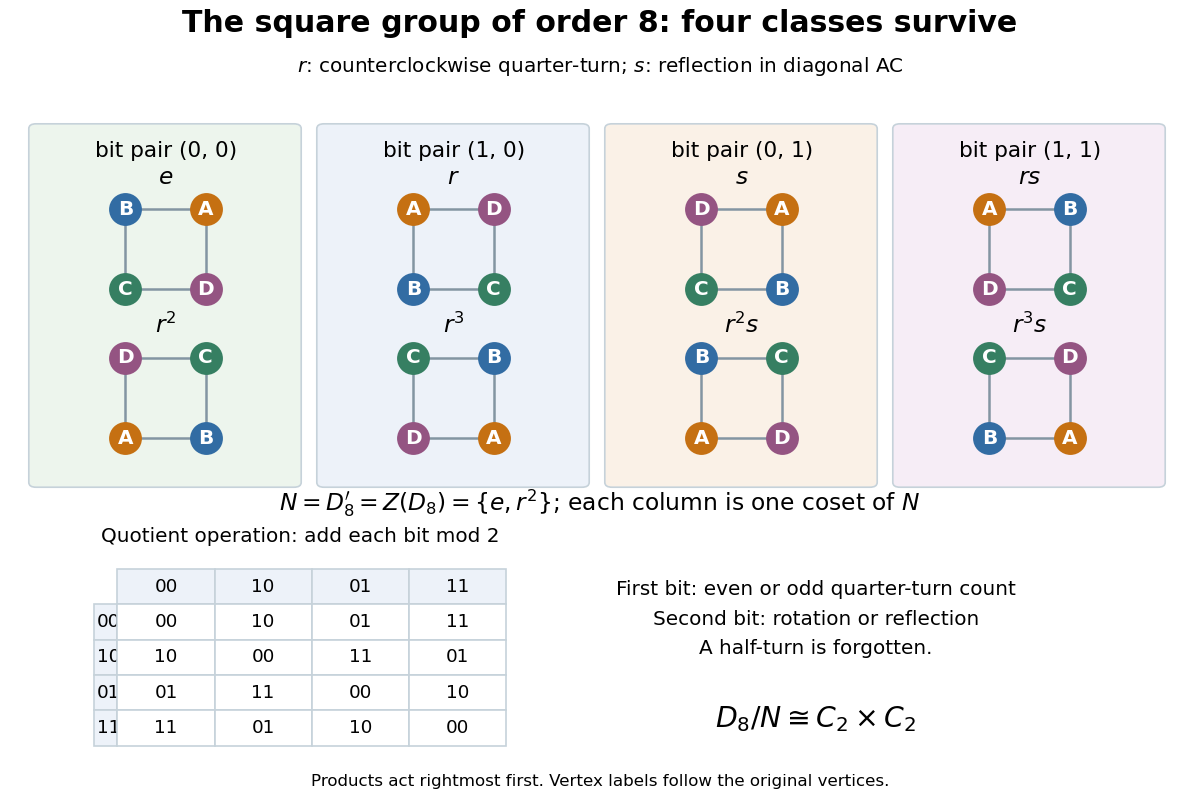

Generate this figure with Python:
"""Illustrate and exhaustively check the square group of order 8 (D8).

Tested with Python 3.14.4. Products act rightmost first and
[x,y] = x^-1 y^-1 x y. Write the PNG to cwd for the Makefile.
"""

from pathlib import Path

import matplotlib.pyplot as plt
import numpy as np
from matplotlib.patches import FancyBboxPatch


def compose(p, q):
    return tuple(p[q[i]] for i in range(4))


def inverse(p):
    return tuple(p.index(i) for i in range(4))


def power(p, n):
    result = tuple(range(4))
    for _ in range(n):
        result = compose(result, p)
    return result


def verify():
    e, r, s = tuple(range(4)), (1, 2, 3, 0), (0, 3, 2, 1)
    elements = {(i, j): compose(power(r, i), power(s, j))
                for i in range(4) for j in range(2)}
    coordinates = {p: ij for ij, p in elements.items()}
    group = set(coordinates)
    assert len(group) == 8
    assert power(r, 4) == power(s, 2) == e
    assert compose(compose(s, r), s) == inverse(r)
    comm = lambda p, q: compose(compose(compose(inverse(p), inverse(q)), p), q)
    normal = {e, power(r, 2)}
    assert comm(r, s) == power(r, 2)
    assert {comm(p, q) for p in group for q in group} == normal
    assert {p for p in group if all(compose(p, q) == compose(q, p)
                                  for q in group)} == normal
    bits = lambda p: (coordinates[p][0] % 2, coordinates[p][1])
    assert {bits(p) for p in group} == {(0, 0), (1, 0), (0, 1), (1, 1)}
    assert {p for p in group if bits(p) == (0, 0)} == normal
    cosets = {frozenset(compose(p, n) for n in normal) for p in group}
    assert len(cosets) == 4 and all(len(c) == 2 for c in cosets)
    for p in group:
        assert compose(p, inverse(p)) == e == compose(inverse(p), p)
        assert {compose(p, n) for n in normal} == {q for q in group if bits(q) == bits(p)}
        for q in group:
            i, j = coordinates[p]
            k, ell = coordinates[q]
            assert compose(p, q) == elements[((i + (-1) ** j * k) % 4, (j + ell) % 2)]
            assert bits(compose(p, q)) == tuple((a + b) % 2 for a, b in zip(bits(p), bits(q)))
            for t in group:
                assert compose(compose(p, q), t) == compose(p, compose(q, t))
    classes = {frozenset(compose(compose(q, p), inverse(q)) for q in group)
               for p in group}
    assert classes == {frozenset({e}), frozenset({power(r, 2)}),
                       frozenset({r, power(r, 3)}),
                       frozenset({s, elements[(2, 1)]}),
                       frozenset({elements[(1, 1)], elements[(3, 1)]})}
    print('D8 (order 8): checked all 64 products and commutators, 512 associative triples; '
          'derived=center={e,r²}, four cosets, quotient=C2×C2, conjugacy sizes=1,1,2,2,2.')
    return elements


def square(ax, p, title):
    positions = np.array([[1, 1], [-1, 1], [-1, -1], [1, -1]])
    closed = np.vstack([positions, positions[0]])
    ax.plot(closed[:, 0], closed[:, 1], color='#8395a2', lw=1.5)
    colors = ['#c57012', '#326ca3', '#367f62', '#945482']
    for original, destination in enumerate(p):
        point = positions[destination]
        ax.scatter(*point, s=350, color=colors[original], zorder=3)
        ax.text(*point, 'ABCD'[original], ha='center', va='center',
                fontsize=12, weight='bold', color='white', zorder=4)
    ax.set(xlim=(-1.5, 1.5), ylim=(-1.5, 1.5), aspect='equal')
    ax.set_title(title, fontsize=14, pad=0)
    ax.axis('off')


def main():
    elements = verify()
    fig = plt.figure(figsize=(10, 6.7), dpi=120, facecolor='white')
    fig.text(.5, .96, 'The square group of order 8: four classes survive',
             ha='center', fontsize=18, weight='bold')
    fig.text(.5, .91, r'$r$: counterclockwise quarter-turn; $s$: reflection in diagonal AC',
             ha='center', fontsize=12)
    columns = [((0, 0), [r'$e$', r'$r^2$'], '#edf5ed'),
               ((1, 0), [r'$r$', r'$r^3$'], '#edf2f9'),
               ((0, 1), [r'$s$', r'$r^2s$'], '#faf1e7'),
               ((1, 1), [r'$rs$', r'$r^3s$'], '#f6edf6')]
    for col, ((i, j), labels, color) in enumerate(columns):
        left = .03 + col * .24
        fig.add_artist(FancyBboxPatch((left, .40), .215, .44,
                       boxstyle='round,pad=.006', facecolor=color,
                       edgecolor='#c6d2da', transform=fig.transFigure, zorder=0))
        fig.text(left + .108, .805, f'bit pair ({i}, {j})', ha='center', fontsize=13)
        for row, label in enumerate(labels):
            square(fig.add_axes([left + .033, .615 - row * .185, .15, .15]),
                   elements[(i + 2 * row, j)], label)
    fig.text(.5, .365, r"$N=D_8'=Z(D_8)=\{e,r^2\}$; each column is one coset of $N$",
             ha='center', fontsize=14)
    ax = fig.add_axes([.055, .065, .39, .25])
    ax.axis('off')
    bit_pairs = [(0, 0), (1, 0), (0, 1), (1, 1)]
    labels = ['00', '10', '01', '11']
    entries = [[f'{(a + c) % 2}{(b + d) % 2}' for c, d in bit_pairs]
               for a, b in bit_pairs]
    table = ax.table(cellText=entries, rowLabels=labels, colLabels=labels,
                     cellLoc='center', loc='center', bbox=[.12, .03, .83, .88])
    table.auto_set_font_size(False)
    table.set_fontsize(11)
    for (row, col), cell in table.get_celld().items():
        cell.set_edgecolor('#c6d2da')
        cell.set_facecolor('#edf2f9' if row == 0 or col == -1 else 'white')
    ax.set_title('Quotient operation: add each bit mod 2', fontsize=12, pad=5)
    fig.text(.68, .23, 'First bit: even or odd quarter-turn count\n'
             'Second bit: rotation or reflection\n'
             'A half-turn is forgotten.', ha='center', va='center',
             fontsize=12, linespacing=1.7)
    fig.text(.68, .095, r'$D_8/N\cong C_2\times C_2$', ha='center', fontsize=17)
    fig.text(.5, .023, 'Products act rightmost first. Vertex labels follow the original vertices.',
             ha='center', fontsize=10)
    fig.savefig(Path.cwd() / Path(__file__).with_suffix('.png').name,
                facecolor='white', transparent=False)
    plt.close(fig)


if __name__ == '__main__':
    main()
